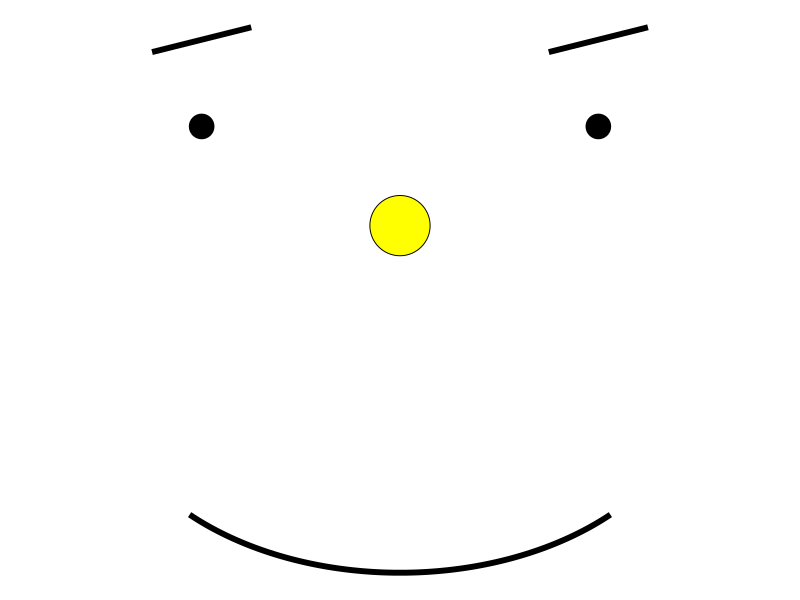

This chart was generated by the following R code:
#' ---
#' title: "Practicing RMarkdown with Github"
#' author: "Gabriel Crone"
#' date: "`r Sys.Date()`"
#' output: github_document
#' ---

#' This is a document practicing uploading changes from RMarkdown to Github. Please enjoy the plot below.

library(tidyverse)

# Face
face <- data.frame(x = 0, y = 0)

# Eyes (already lowered)
eyes <- data.frame(
  x = c(-0.4, 0.4),
  y = c(0.2, 0.2)
)

# Smile
theta <- seq(pi/4, 3*pi/4, length.out = 100)
smile <- data.frame(
  x = 0.6 * cos(theta),
  y = -0.4 * sin(theta) - 0.3
)

# Eyebrows (little lines above each eye)
eyebrows <- data.frame(
  x = c(-0.5, 0.3),
  xend = c(-0.3, 0.5),
  y = c(0.35, 0.35),
  yend = c(0.4, 0.4)
)

ggplot() +
  # Face
  geom_point(data = face, aes(x = x, y = y), size = 20, shape = 21, fill = "yellow", color = "black") +
  # Eyes
  geom_point(data = eyes, aes(x = x, y = y), size = 8) +
  # Smile
  geom_path(data = smile, aes(x = x, y = y), size = 2) +
  # Eyebrows
  geom_segment(data = eyebrows, aes(x = x, xend = xend, y = y, yend = yend), size = 2) +
  coord_fixed() +
  theme_void()

